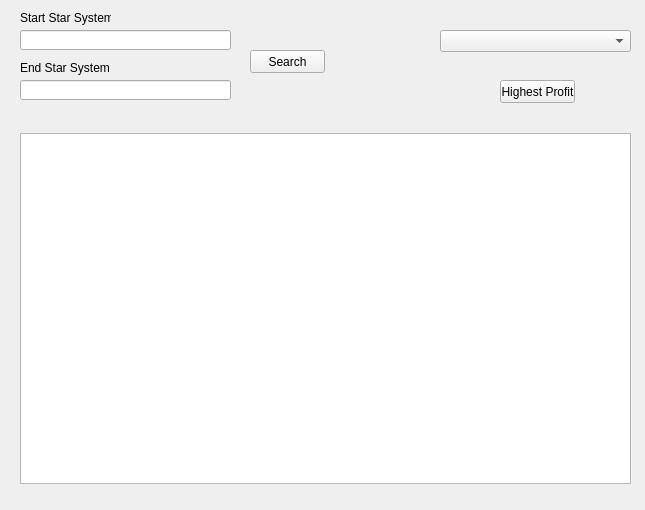
<?xml version="1.0" encoding="UTF-8"?>
<ui version="4.0">
 <class>Widget</class>
 <widget class="QWidget" name="Widget">
  <property name="geometry">
   <rect>
    <x>0</x>
    <y>0</y>
    <width>645</width>
    <height>510</height>
   </rect>
  </property>
  <property name="windowTitle">
   <string>Elite Space Info</string>
  </property>
  <widget class="QTextEdit" name="textEdit">
   <property name="geometry">
    <rect>
     <x>20</x>
     <y>133</y>
     <width>611</width>
     <height>351</height>
    </rect>
   </property>
  </widget>
  <widget class="QComboBox" name="comboBox">
   <property name="geometry">
    <rect>
     <x>440</x>
     <y>30</y>
     <width>191</width>
     <height>22</height>
    </rect>
   </property>
  </widget>
  <widget class="QPushButton" name="pushButton">
   <property name="geometry">
    <rect>
     <x>250</x>
     <y>50</y>
     <width>75</width>
     <height>23</height>
    </rect>
   </property>
   <property name="text">
    <string>Search</string>
   </property>
  </widget>
  <widget class="QLineEdit" name="StarSystem_Start_lineEdit">
   <property name="geometry">
    <rect>
     <x>20</x>
     <y>30</y>
     <width>211</width>
     <height>20</height>
    </rect>
   </property>
  </widget>
  <widget class="QLineEdit" name="StarSystem_End_lineEdit">
   <property name="geometry">
    <rect>
     <x>20</x>
     <y>80</y>
     <width>211</width>
     <height>20</height>
    </rect>
   </property>
  </widget>
  <widget class="QLabel" name="label">
   <property name="geometry">
    <rect>
     <x>20</x>
     <y>10</y>
     <width>91</width>
     <height>16</height>
    </rect>
   </property>
   <property name="text">
    <string>Start Star System</string>
   </property>
  </widget>
  <widget class="QLabel" name="label_2">
   <property name="geometry">
    <rect>
     <x>20</x>
     <y>60</y>
     <width>91</width>
     <height>16</height>
    </rect>
   </property>
   <property name="text">
    <string>End Star System</string>
   </property>
  </widget>
  <widget class="QPushButton" name="pushButton_2">
   <property name="geometry">
    <rect>
     <x>500</x>
     <y>80</y>
     <width>75</width>
     <height>23</height>
    </rect>
   </property>
   <property name="text">
    <string>Highest Profit</string>
   </property>
  </widget>
 </widget>
 <layoutdefault spacing="6" margin="11"/>
 <resources/>
 <connections/>
</ui>
